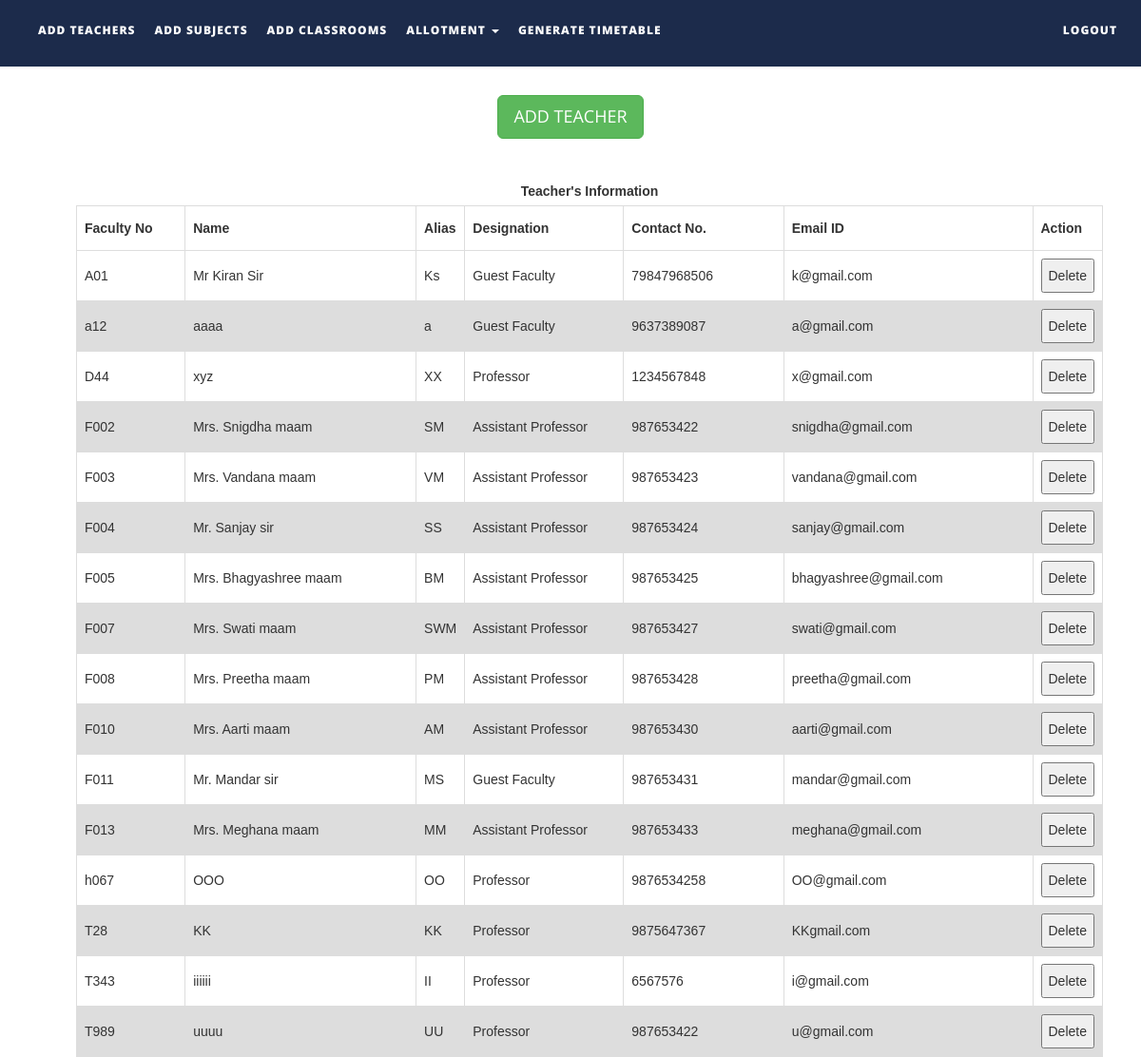
The app's page /files/addteachers.php with its own data.
### tables this page shows
CREATE TABLE `teachers` (
  `faculty_number` varchar(10) NOT NULL,
  `name` text NOT NULL,
  `alias` varchar(10) NOT NULL,
  `designation` varchar(30) NOT NULL,
  `contact_number` varchar(15) NOT NULL,
  `emailid` varchar(50) NOT NULL
);

### files/addteachers.php (the view, shortened to what this page needs)
<!DOCTYPE html>
<html xmlns="http://www.w3.org/1999/xhtml">
<head>
    <link href="assets/css/bootstrap.css" rel="stylesheet"/>
    <link href="assets/css/font-awesome.min.css" rel="stylesheet"/>
    <link href="assets/css/flexslider.css" rel="stylesheet"/>
    <link href="assets/css/style.css" rel="stylesheet"/>
</head>
<body>
<div class="navbar navbar-inverse navbar-fixed-top " id="menu">
    <div class="container">
        <div class="navbar-collapse collapse move-me">
            <ul class="nav navbar-nav navbar-left">
                <li><a href="addteachers.php">ADD TEACHERS</a></li>
                <li><a href="addsubjects.php">ADD SUBJECTS</a></li>
                <li><a href="addclassrooms.php">ADD CLASSROOMS</a></li>
                <li class="dropdown"><a class="dropdown-toggle" data-toggle="dropdown" aria-expanded="false">ALLOTMENT
                        <span class="caret"></span></a>
                </li>
                <li><a href="generatetimetable.php">GENERATE TIMETABLE</a></li>
            </ul>
            <ul class="nav navbar-nav navbar-right">
                <li><a href="index.php">LOGOUT</a></li>
            </ul>
        </div>
    </div>
</div>
<br>
<div align="center" style="margin-top:20px">
    <button id="teachermanual" class="btn btn-success btn-lg">ADD TEACHER</button>
</div>
<div>
    <br>
    <table id=teacherstable style="margin-left: 80px">
        <caption><strong>Teacher's Information </strong></caption>
        <tr>
            <th width="130">Faculty No</th>
            <th width="290">Name</th>
            <th width="50">Alias</th>
            <th width="190">Designation</th>
            <th width="190">Contact No.</th>
            <th width="290">Email ID</th>
            <th width="40">Action</th>
        </tr>
        <tbody>
        <?php
        $q = mysqli_query(mysqli_connect("localhost", "root", "", "ttms"),
            "SELECT * FROM teachers ORDER BY faculty_number ASC");
        while ($row = mysqli_fetch_assoc($q)) {
            echo "<tr><td>{$row['faculty_number']}</td>
                    <td>{$row['name']}</td>
                    <td>{$row['alias']}</td>
                    <td>{$row['designation']}</td>
                    <td>{$row['contact_number']}</td>
                    <td>{$row['emailid']}</td>
                   <td>
                    <button>Delete</button></td>
                    </tr>\n";
        }
        ?>
        </tbody>
    </table>
</div>
</body>
</html>

### files/assets/css/style.css (style rules this page uses)
#menu { background-color: rgba(28, 43, 75, 1); color: #fff; font-size: 12px; font-weight: 900; letter-spacing: 1px; min-height: 70px; }
.navbar-inverse { border-color: transparent; }
.navbar-inverse .navbar-nav > li > a, .navbar-inverse .navbar-nav > li > a:hover { color: #FFF; padding: 22px 10px; }

### files/addteachers.php (style rules this page uses)
table { margin-top: 10px; font-family: arial, sans-serif; border-collapse: collapse; margin-left: 30px; width: 90%; }
td, th { border: 1px solid #dddddd; text-align: left; padding: 8px; }
tr:nth-child(even) { background-color: #dddddd; }

### records on screen
teachers: faculty_number "A01", name "Mr Kiran Sir", alias "Ks", designation "Guest Faculty", contact_number "79847968506", emailid "k@gmail.com"
teachers: faculty_number "a12", name "aaaa", alias "a", designation "Guest Faculty", contact_number "9637389087", emailid "a@gmail.com"
teachers: faculty_number "D44", name "xyz", alias "XX", designation "Professor", contact_number "1234567848", emailid "x@gmail.com"
teachers: faculty_number "F002", name "Mrs. Snigdha maam", alias "SM", designation "Assistant Professor", contact_number "987653422", emailid "snigdha@gmail.com"
teachers: faculty_number "F003", name "Mrs. Vandana maam", alias "VM", designation "Assistant Professor", contact_number "987653423", emailid "vandana@gmail.com"
teachers: faculty_number "F004", name "Mr. Sanjay sir", alias "SS", designation "Assistant Professor", contact_number "987653424", emailid "sanjay@gmail.com"
teachers: faculty_number "F005", name "Mrs. Bhagyashree maam", alias "BM", designation "Assistant Professor", contact_number "987653425", emailid "bhagyashree@gmail.com"
teachers: faculty_number "F007", name "Mrs. Swati maam", alias "SWM", designation "Assistant Professor", contact_number "987653427", emailid "swati@gmail.com"
teachers: faculty_number "F008", name "Mrs. Preetha maam", alias "PM", designation "Assistant Professor", contact_number "987653428", emailid "preetha@gmail.com"
teachers: faculty_number "F010", name "Mrs. Aarti maam", alias "AM", designation "Assistant Professor", contact_number "987653430", emailid "aarti@gmail.com"
teachers: faculty_number "F011", name "Mr. Mandar sir", alias "MS", designation "Guest Faculty", contact_number "987653431", emailid "mandar@gmail.com"
teachers: faculty_number "F013", name "Mrs. Meghana maam", alias "MM", designation "Assistant Professor", contact_number "987653433", emailid "meghana@gmail.com"
teachers: faculty_number "h067", name "OOO", alias "OO", designation "Professor", contact_number "9876534258", emailid "OO@gmail.com"
teachers: faculty_number "T28", name "KK", alias "KK", designation "Professor", contact_number "9875647367", emailid "KKgmail.com"
teachers: faculty_number "T343", name "iiiiii", alias "II", designation "Professor", contact_number "6567576", emailid "i@gmail.com"
teachers: faculty_number "T989", name "uuuu", alias "UU", designation "Professor", contact_number "987653422", emailid "u@gmail.com"
